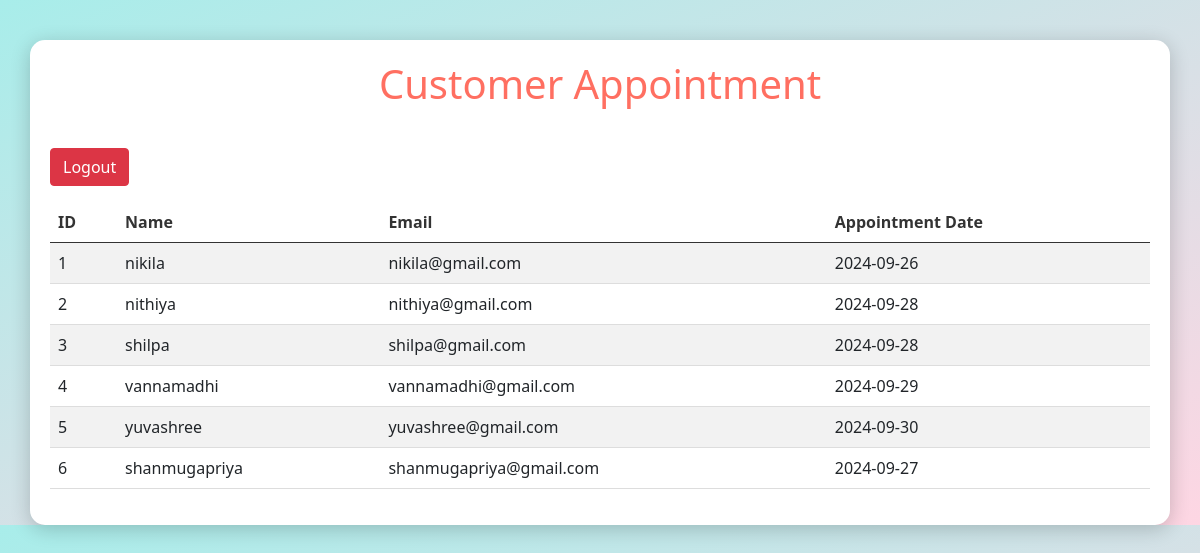
Screenshot of /result (signed in) with the database file from the repository.
### tables this page shows
CREATE TABLE users (
        id INTEGER PRIMARY KEY AUTOINCREMENT,
        name TEXT NOT NULL,
        mail TEXT NOT NULL,
        date TEXT NOT NULL
    );

### app.py (the view)
@app.route('/result')
def result():
    if not session.get('logged_in'):
        flash('u need to log in to access this page.')
        return redirect(url_for('login'))
    conn=sqlite3.connect('database.db')
    cursor=conn.cursor()
    cursor.execute('SELECT * from users')
    data=cursor.fetchall()
    conn.close()
    return render_template('result.html',data=data)

### templates/result.html (shortened to what this page needs)
<!DOCTYPE html>
<html lang="en">
<head>
    <link href="https://cdn.jsdelivr.net/npm/bootstrap@5.0.2/dist/css/bootstrap.min.css" rel="stylesheet">
</head>
<body>
    <div class="container">
        <h1>Customer Appointment</h1>
        <a href="/logout" class="btn btn-danger mb-3">Logout</a>
        <table class="table table-striped">
            <thead>
                <tr>
                    <th>ID</th>
                    <th>Name</th>
                    <th>Email</th>
                    <th>Appointment Date</th>
                </tr>
            </thead>
            <tbody>
                {% for row in data %}
                <tr>
                    <td>{{ row[0] }}</td>
                    <td>{{ row[1] }}</td>
                    <td>{{ row[2] }}</td>
                    <td>{{ row[3] }}</td>
                </tr>
                {% endfor %}
            </tbody>
        </table>
    </div>
</body>
</html>

### templates/result.html (style rules this page uses)
body { background: linear-gradient(to bottom right, #a8edea, #fed6e3); font-family: 'Segoe UI', Tahoma, Geneva, Verdana, sans-serif; }
.container { margin-top: 40px; padding: 20px; background-color: #ffffff; border-radius: 15px; box-shadow: 0 4px 20px rgba(0, 0, 0, 0.2); }
h1 { text-align: center; color: #ff6f61; margin-bottom: 30px; }
table { width: 100%; border-collapse: collapse; }
th, td { padding: 15px; text-align: left; border-bottom: 1px solid #ddd; }
th { background-color: #f2f2f2; font-weight: bold; color: #333; }
a { color: #ff6f61; text-decoration: none; }
.btn-danger { margin-top: 10px; transition: background-color 0.3s, transform 0.2s; }

### rows the page displays
users: id "1", name "nikila", mail "nikila@gmail.com", date "2024-09-26"
users: id "2", name "nithiya", mail "nithiya@gmail.com", date "2024-09-28"
users: id "3", name "shilpa", mail "shilpa@gmail.com", date "2024-09-28"
users: id "4", name "vannamadhi", mail "vannamadhi@gmail.com", date "2024-09-29"
users: id "5", name "yuvashree", mail "yuvashree@gmail.com", date "2024-09-30"
users: id "6", name "shanmugapriya", mail "shanmugapriya@gmail.com", date "2024-09-27"
